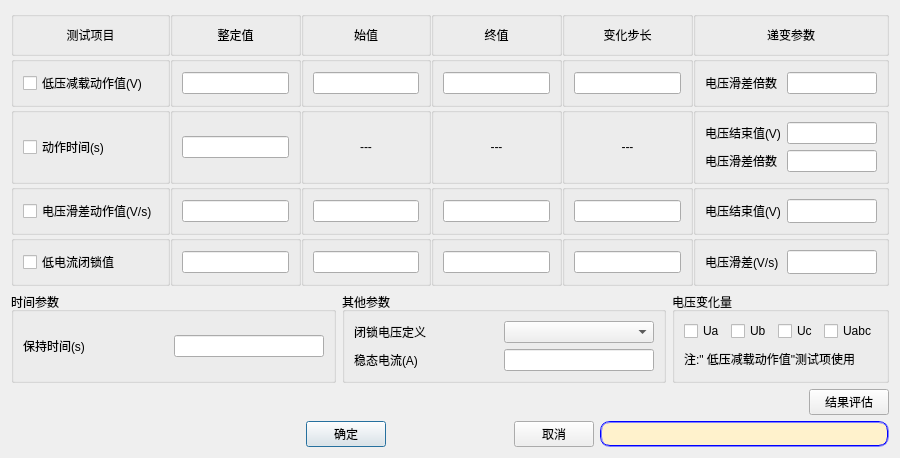
<?xml version="1.0" encoding="UTF-8"?>
<ui version="4.0">
 <class>QLowVolAddMultDlg</class>
 <widget class="QDialog" name="QLowVolAddMultDlg">
  <property name="geometry">
   <rect>
    <x>0</x>
    <y>0</y>
    <width>900</width>
    <height>394</height>
   </rect>
  </property>
  <property name="windowTitle">
   <string>添加系列</string>
  </property>
  <layout class="QGridLayout" name="gridLayout_7" rowstretch="0,0,0,0" columnstretch="1,1,1">
   <item row="0" column="0" colspan="3">
    <layout class="QGridLayout" name="gridLayout_6">
     <property name="spacing">
      <number>0</number>
     </property>
     <item row="0" column="0">
      <widget class="QGroupBox" name="groupBox_5">
       <property name="title">
        <string/>
       </property>
       <layout class="QVBoxLayout" name="verticalLayout_4">
        <item>
         <widget class="QLabel" name="m_LabTestItem">
          <property name="font">
           <font>
            <pointsize>9</pointsize>
           </font>
          </property>
          <property name="text">
           <string>测试项目</string>
          </property>
          <property name="alignment">
           <set>Qt::AlignCenter</set>
          </property>
         </widget>
        </item>
       </layout>
      </widget>
     </item>
     <item row="0" column="1">
      <widget class="QGroupBox" name="groupBox_10">
       <property name="title">
        <string/>
       </property>
       <layout class="QVBoxLayout" name="verticalLayout_13">
        <item>
         <widget class="QLabel" name="m_LabSetValue">
          <property name="font">
           <font>
            <pointsize>9</pointsize>
           </font>
          </property>
          <property name="text">
           <string>整定值</string>
          </property>
          <property name="alignment">
           <set>Qt::AlignCenter</set>
          </property>
         </widget>
        </item>
       </layout>
      </widget>
     </item>
     <item row="0" column="2">
      <widget class="QGroupBox" name="m_groupBox3">
       <property name="font">
        <font>
         <pointsize>13</pointsize>
        </font>
       </property>
       <property name="title">
        <string/>
       </property>
       <layout class="QVBoxLayout" name="verticalLayout_18">
        <item>
         <widget class="QLabel" name="m_LabStart">
          <property name="font">
           <font>
            <pointsize>9</pointsize>
           </font>
          </property>
          <property name="text">
           <string>始值</string>
          </property>
          <property name="alignment">
           <set>Qt::AlignCenter</set>
          </property>
         </widget>
        </item>
       </layout>
      </widget>
     </item>
     <item row="0" column="3">
      <widget class="QGroupBox" name="m_groupBox4">
       <property name="font">
        <font>
         <pointsize>13</pointsize>
        </font>
       </property>
       <property name="title">
        <string/>
       </property>
       <layout class="QVBoxLayout" name="verticalLayout_23">
        <item>
         <widget class="QLabel" name="m_LabEnd">
          <property name="font">
           <font>
            <pointsize>9</pointsize>
           </font>
          </property>
          <property name="text">
           <string>终值</string>
          </property>
          <property name="alignment">
           <set>Qt::AlignCenter</set>
          </property>
         </widget>
        </item>
       </layout>
      </widget>
     </item>
     <item row="0" column="4">
      <widget class="QGroupBox" name="m_groupBox5">
       <property name="font">
        <font>
         <pointsize>13</pointsize>
        </font>
       </property>
       <property name="title">
        <string/>
       </property>
       <layout class="QVBoxLayout" name="verticalLayout_28">
        <item>
         <widget class="QLabel" name="m_LabStep">
          <property name="font">
           <font>
            <pointsize>9</pointsize>
           </font>
          </property>
          <property name="text">
           <string>变化步长</string>
          </property>
          <property name="alignment">
           <set>Qt::AlignCenter</set>
          </property>
         </widget>
        </item>
       </layout>
      </widget>
     </item>
     <item row="0" column="5" colspan="2">
      <widget class="QGroupBox" name="groupBox_11">
       <property name="title">
        <string/>
       </property>
       <layout class="QVBoxLayout" name="verticalLayout_32">
        <item>
         <widget class="QLabel" name="m_LabParas">
          <property name="font">
           <font>
            <pointsize>9</pointsize>
           </font>
          </property>
          <property name="text">
           <string>递变参数</string>
          </property>
          <property name="alignment">
           <set>Qt::AlignCenter</set>
          </property>
         </widget>
        </item>
       </layout>
      </widget>
     </item>
     <item row="1" column="0">
      <widget class="QGroupBox" name="groupBox">
       <property name="title">
        <string/>
       </property>
       <layout class="QVBoxLayout" name="verticalLayout_5">
        <item>
         <widget class="QSttCheckBox" name="m_TripVolCheck">
          <property name="font">
           <font>
            <pointsize>9</pointsize>
           </font>
          </property>
          <property name="layoutDirection">
           <enum>Qt::LeftToRight</enum>
          </property>
          <property name="text">
           <string>低压减载动作值(V)</string>
          </property>
         </widget>
        </item>
       </layout>
      </widget>
     </item>
     <item row="1" column="1">
      <widget class="QGroupBox" name="groupBox_6">
       <property name="title">
        <string/>
       </property>
       <layout class="QVBoxLayout" name="verticalLayout_12">
        <item>
         <widget class="QSettingLineEdit" name="m_EditUAct">
          <property name="font">
           <font>
            <pointsize>9</pointsize>
           </font>
          </property>
          <property name="alignment">
           <set>Qt::AlignCenter</set>
          </property>
         </widget>
        </item>
       </layout>
      </widget>
     </item>
     <item row="1" column="2">
      <widget class="QGroupBox" name="m_groupBox3_2">
       <property name="font">
        <font>
         <pointsize>13</pointsize>
        </font>
       </property>
       <property name="title">
        <string/>
       </property>
       <layout class="QVBoxLayout" name="verticalLayout_17">
        <item>
         <widget class="QSettingLineEdit" name="m_EditVstart">
          <property name="font">
           <font>
            <pointsize>9</pointsize>
           </font>
          </property>
          <property name="alignment">
           <set>Qt::AlignCenter</set>
          </property>
         </widget>
        </item>
       </layout>
      </widget>
     </item>
     <item row="1" column="3">
      <widget class="QGroupBox" name="m_groupBox4_2">
       <property name="font">
        <font>
         <pointsize>13</pointsize>
        </font>
       </property>
       <property name="title">
        <string/>
       </property>
       <layout class="QVBoxLayout" name="verticalLayout_22">
        <item>
         <widget class="QSettingLineEdit" name="m_EditVend">
          <property name="font">
           <font>
            <pointsize>9</pointsize>
           </font>
          </property>
          <property name="alignment">
           <set>Qt::AlignCenter</set>
          </property>
         </widget>
        </item>
       </layout>
      </widget>
     </item>
     <item row="1" column="4">
      <widget class="QGroupBox" name="m_groupBox5_2">
       <property name="font">
        <font>
         <pointsize>13</pointsize>
        </font>
       </property>
       <property name="title">
        <string/>
       </property>
       <layout class="QVBoxLayout" name="verticalLayout_27">
        <item>
         <widget class="QSettingLineEdit" name="m_EditVstep">
          <property name="font">
           <font>
            <pointsize>9</pointsize>
           </font>
          </property>
          <property name="alignment">
           <set>Qt::AlignCenter</set>
          </property>
         </widget>
        </item>
       </layout>
      </widget>
     </item>
     <item row="2" column="0">
      <widget class="QGroupBox" name="groupBox_2">
       <property name="title">
        <string/>
       </property>
       <layout class="QVBoxLayout" name="verticalLayout_6">
        <item>
         <widget class="QSttCheckBox" name="m_UActTimeCheck">
          <property name="maximumSize">
           <size>
            <width>16777215</width>
            <height>100</height>
           </size>
          </property>
          <property name="font">
           <font>
            <pointsize>9</pointsize>
           </font>
          </property>
          <property name="text">
           <string>动作时间(s)</string>
          </property>
         </widget>
        </item>
       </layout>
      </widget>
     </item>
     <item row="2" column="1">
      <widget class="QGroupBox" name="groupBox_7">
       <property name="title">
        <string/>
       </property>
       <layout class="QVBoxLayout" name="verticalLayout_11">
        <item>
         <widget class="QSettingLineEdit" name="m_EditUActTime">
          <property name="maximumSize">
           <size>
            <width>16777215</width>
            <height>16777215</height>
           </size>
          </property>
          <property name="font">
           <font>
            <pointsize>9</pointsize>
           </font>
          </property>
          <property name="alignment">
           <set>Qt::AlignCenter</set>
          </property>
         </widget>
        </item>
       </layout>
      </widget>
     </item>
     <item row="2" column="2">
      <widget class="QGroupBox" name="m_groupBox3_3">
       <property name="font">
        <font>
         <pointsize>13</pointsize>
        </font>
       </property>
       <property name="title">
        <string/>
       </property>
       <layout class="QVBoxLayout" name="verticalLayout_16">
        <item>
         <widget class="QLabel" name="m_Lab1">
          <property name="font">
           <font>
            <pointsize>9</pointsize>
           </font>
          </property>
          <property name="text">
           <string>---</string>
          </property>
          <property name="alignment">
           <set>Qt::AlignCenter</set>
          </property>
         </widget>
        </item>
       </layout>
      </widget>
     </item>
     <item row="2" column="3">
      <widget class="QGroupBox" name="m_groupBox4_3">
       <property name="font">
        <font>
         <pointsize>13</pointsize>
        </font>
       </property>
       <property name="title">
        <string/>
       </property>
       <layout class="QVBoxLayout" name="verticalLayout_21">
        <item>
         <widget class="QLabel" name="m_Lab2">
          <property name="font">
           <font>
            <pointsize>9</pointsize>
           </font>
          </property>
          <property name="text">
           <string>---</string>
          </property>
          <property name="alignment">
           <set>Qt::AlignCenter</set>
          </property>
         </widget>
        </item>
       </layout>
      </widget>
     </item>
     <item row="2" column="4">
      <widget class="QGroupBox" name="m_groupBox5_3">
       <property name="font">
        <font>
         <pointsize>13</pointsize>
        </font>
       </property>
       <property name="title">
        <string/>
       </property>
       <layout class="QVBoxLayout" name="verticalLayout_26">
        <item>
         <widget class="QLabel" name="m_Lab3">
          <property name="font">
           <font>
            <pointsize>9</pointsize>
           </font>
          </property>
          <property name="text">
           <string>---</string>
          </property>
          <property name="alignment">
           <set>Qt::AlignCenter</set>
          </property>
         </widget>
        </item>
       </layout>
      </widget>
     </item>
     <item row="2" column="5" colspan="2">
      <widget class="QGroupBox" name="groupBox_15">
       <property name="title">
        <string/>
       </property>
       <layout class="QGridLayout" name="gridLayout_5">
        <item row="0" column="0">
         <widget class="QLabel" name="m_LabVend2">
          <property name="font">
           <font>
            <pointsize>9</pointsize>
           </font>
          </property>
          <property name="text">
           <string>电压结束值(V)</string>
          </property>
         </widget>
        </item>
        <item row="0" column="1">
         <widget class="QLineEdit" name="m_EditVend1">
          <property name="minimumSize">
           <size>
            <width>90</width>
            <height>0</height>
           </size>
          </property>
          <property name="maximumSize">
           <size>
            <width>90</width>
            <height>16777215</height>
           </size>
          </property>
          <property name="font">
           <font>
            <pointsize>9</pointsize>
           </font>
          </property>
         </widget>
        </item>
        <item row="1" column="1">
         <widget class="QLineEdit" name="m_Editdvdt1Rate">
          <property name="minimumSize">
           <size>
            <width>90</width>
            <height>0</height>
           </size>
          </property>
          <property name="maximumSize">
           <size>
            <width>90</width>
            <height>16777215</height>
           </size>
          </property>
          <property name="font">
           <font>
            <pointsize>9</pointsize>
           </font>
          </property>
         </widget>
        </item>
        <item row="1" column="0">
         <widget class="QLabel" name="m_Labdvdt1Rate">
          <property name="font">
           <font>
            <pointsize>9</pointsize>
           </font>
          </property>
          <property name="text">
           <string>电压滑差倍数</string>
          </property>
         </widget>
        </item>
       </layout>
      </widget>
     </item>
     <item row="3" column="0">
      <widget class="QGroupBox" name="groupBox_3">
       <property name="title">
        <string/>
       </property>
       <layout class="QVBoxLayout" name="verticalLayout_7">
        <item>
         <widget class="QSttCheckBox" name="m_DvdtCloseCheck">
          <property name="font">
           <font>
            <pointsize>9</pointsize>
           </font>
          </property>
          <property name="text">
           <string>电压滑差动作值(V/s)</string>
          </property>
         </widget>
        </item>
       </layout>
      </widget>
     </item>
     <item row="3" column="1">
      <widget class="QGroupBox" name="groupBox_8">
       <property name="title">
        <string/>
       </property>
       <layout class="QVBoxLayout" name="verticalLayout_10">
        <item>
         <widget class="QSettingLineEdit" name="m_EditDvdtClose">
          <property name="font">
           <font>
            <pointsize>9</pointsize>
           </font>
          </property>
          <property name="alignment">
           <set>Qt::AlignCenter</set>
          </property>
         </widget>
        </item>
       </layout>
      </widget>
     </item>
     <item row="3" column="2">
      <widget class="QGroupBox" name="m_groupBox3_4">
       <property name="font">
        <font>
         <pointsize>13</pointsize>
        </font>
       </property>
       <property name="title">
        <string/>
       </property>
       <layout class="QVBoxLayout" name="verticalLayout_15">
        <item>
         <widget class="QSettingLineEdit" name="m_EditBeginVal">
          <property name="font">
           <font>
            <pointsize>9</pointsize>
           </font>
          </property>
          <property name="alignment">
           <set>Qt::AlignCenter</set>
          </property>
         </widget>
        </item>
       </layout>
      </widget>
     </item>
     <item row="3" column="3">
      <widget class="QGroupBox" name="m_groupBox4_4">
       <property name="font">
        <font>
         <pointsize>13</pointsize>
        </font>
       </property>
       <property name="title">
        <string/>
       </property>
       <layout class="QVBoxLayout" name="verticalLayout_20">
        <item>
         <widget class="QSettingLineEdit" name="m_EditEndVal">
          <property name="font">
           <font>
            <pointsize>9</pointsize>
           </font>
          </property>
          <property name="alignment">
           <set>Qt::AlignCenter</set>
          </property>
         </widget>
        </item>
       </layout>
      </widget>
     </item>
     <item row="3" column="4">
      <widget class="QGroupBox" name="m_groupBox5_5">
       <property name="font">
        <font>
         <pointsize>13</pointsize>
        </font>
       </property>
       <property name="title">
        <string/>
       </property>
       <layout class="QVBoxLayout" name="verticalLayout_25">
        <item>
         <widget class="QSettingLineEdit" name="m_EditStep">
          <property name="font">
           <font>
            <pointsize>9</pointsize>
           </font>
          </property>
         </widget>
        </item>
       </layout>
      </widget>
     </item>
     <item row="4" column="0">
      <widget class="QGroupBox" name="groupBox_4">
       <property name="title">
        <string/>
       </property>
       <layout class="QVBoxLayout" name="verticalLayout_8">
        <item>
         <widget class="QSttCheckBox" name="m_IAtresiacheck">
          <property name="font">
           <font>
            <pointsize>9</pointsize>
           </font>
          </property>
          <property name="text">
           <string>低电流闭锁值</string>
          </property>
         </widget>
        </item>
       </layout>
      </widget>
     </item>
     <item row="4" column="1">
      <widget class="QGroupBox" name="groupBox_9">
       <property name="title">
        <string/>
       </property>
       <layout class="QVBoxLayout" name="verticalLayout_9">
        <item>
         <widget class="QSettingLineEdit" name="m_EditIAtresiaValue">
          <property name="font">
           <font>
            <pointsize>9</pointsize>
           </font>
          </property>
          <property name="alignment">
           <set>Qt::AlignCenter</set>
          </property>
         </widget>
        </item>
       </layout>
      </widget>
     </item>
     <item row="4" column="2">
      <widget class="QGroupBox" name="m_groupBox3_5">
       <property name="font">
        <font>
         <pointsize>13</pointsize>
        </font>
       </property>
       <property name="title">
        <string/>
       </property>
       <layout class="QVBoxLayout" name="verticalLayout_14">
        <item>
         <widget class="QSettingLineEdit" name="m_EditIAtresiaStart">
          <property name="font">
           <font>
            <pointsize>9</pointsize>
           </font>
          </property>
          <property name="alignment">
           <set>Qt::AlignCenter</set>
          </property>
         </widget>
        </item>
       </layout>
      </widget>
     </item>
     <item row="4" column="3">
      <widget class="QGroupBox" name="m_groupBox4_5">
       <property name="font">
        <font>
         <pointsize>13</pointsize>
        </font>
       </property>
       <property name="title">
        <string/>
       </property>
       <layout class="QVBoxLayout" name="verticalLayout_19">
        <item>
         <widget class="QSettingLineEdit" name="m_EditIAtresiaEnd">
          <property name="font">
           <font>
            <pointsize>9</pointsize>
           </font>
          </property>
          <property name="alignment">
           <set>Qt::AlignCenter</set>
          </property>
         </widget>
        </item>
       </layout>
      </widget>
     </item>
     <item row="1" column="5" colspan="2">
      <widget class="QGroupBox" name="groupBox_12">
       <property name="title">
        <string/>
       </property>
       <layout class="QVBoxLayout" name="verticalLayout_31">
        <item>
         <layout class="QHBoxLayout" name="horizontalLayout_7">
          <item>
           <widget class="QLabel" name="m_LabdvdtRate">
            <property name="font">
             <font>
              <pointsize>9</pointsize>
             </font>
            </property>
            <property name="text">
             <string>电压滑差倍数</string>
            </property>
           </widget>
          </item>
          <item>
           <widget class="QLineEdit" name="m_EditdvdtRate">
            <property name="minimumSize">
             <size>
              <width>90</width>
              <height>0</height>
             </size>
            </property>
            <property name="maximumSize">
             <size>
              <width>90</width>
              <height>16777215</height>
             </size>
            </property>
            <property name="font">
             <font>
              <pointsize>9</pointsize>
             </font>
            </property>
           </widget>
          </item>
         </layout>
        </item>
       </layout>
      </widget>
     </item>
     <item row="3" column="5" colspan="2">
      <widget class="QGroupBox" name="groupBox_13">
       <property name="title">
        <string/>
       </property>
       <layout class="QVBoxLayout" name="verticalLayout_30">
        <item>
         <layout class="QHBoxLayout" name="horizontalLayout_2">
          <item>
           <widget class="QLabel" name="m_LabVend1">
            <property name="font">
             <font>
              <pointsize>9</pointsize>
             </font>
            </property>
            <property name="text">
             <string>电压结束值(V)</string>
            </property>
           </widget>
          </item>
          <item>
           <widget class="QLineEdit" name="m_EditVend2">
            <property name="minimumSize">
             <size>
              <width>90</width>
              <height>0</height>
             </size>
            </property>
            <property name="maximumSize">
             <size>
              <width>90</width>
              <height>100</height>
             </size>
            </property>
            <property name="font">
             <font>
              <pointsize>9</pointsize>
             </font>
            </property>
           </widget>
          </item>
         </layout>
        </item>
       </layout>
      </widget>
     </item>
     <item row="4" column="4">
      <widget class="QGroupBox" name="m_groupBox5_4">
       <property name="font">
        <font>
         <pointsize>13</pointsize>
        </font>
       </property>
       <property name="title">
        <string/>
       </property>
       <layout class="QVBoxLayout" name="verticalLayout_24">
        <item>
         <widget class="QSettingLineEdit" name="m_EditIAtresiaStep">
          <property name="font">
           <font>
            <pointsize>9</pointsize>
           </font>
          </property>
         </widget>
        </item>
       </layout>
      </widget>
     </item>
     <item row="4" column="5" colspan="2">
      <widget class="QGroupBox" name="groupBox_16">
       <property name="title">
        <string/>
       </property>
       <layout class="QVBoxLayout" name="verticalLayout_29">
        <item>
         <layout class="QHBoxLayout" name="horizontalLayout">
          <item>
           <widget class="QLabel" name="m_LabVend3">
            <property name="font">
             <font>
              <pointsize>9</pointsize>
             </font>
            </property>
            <property name="text">
             <string>电压滑差(V/s)</string>
            </property>
           </widget>
          </item>
          <item>
           <widget class="QLineEdit" name="m_EditIAtresiaVend2">
            <property name="minimumSize">
             <size>
              <width>90</width>
              <height>0</height>
             </size>
            </property>
            <property name="maximumSize">
             <size>
              <width>90</width>
              <height>100</height>
             </size>
            </property>
            <property name="font">
             <font>
              <pointsize>9</pointsize>
             </font>
            </property>
           </widget>
          </item>
         </layout>
        </item>
       </layout>
      </widget>
     </item>
    </layout>
   </item>
   <item row="3" column="1">
    <layout class="QHBoxLayout" name="horizontalLayout_6">
     <item>
      <widget class="QPushButton" name="m_BtnOk">
       <property name="maximumSize">
        <size>
         <width>150</width>
         <height>16777215</height>
        </size>
       </property>
       <property name="font">
        <font>
         <pointsize>9</pointsize>
        </font>
       </property>
       <property name="text">
        <string>确定</string>
       </property>
      </widget>
     </item>
     <item>
      <spacer name="horizontalSpacer_3">
       <property name="orientation">
        <enum>Qt::Horizontal</enum>
       </property>
       <property name="sizeType">
        <enum>QSizePolicy::Preferred</enum>
       </property>
       <property name="sizeHint" stdset="0">
        <size>
         <width>343</width>
         <height>20</height>
        </size>
       </property>
      </spacer>
     </item>
     <item>
      <widget class="QPushButton" name="m_BtnExit">
       <property name="maximumSize">
        <size>
         <width>150</width>
         <height>16777215</height>
        </size>
       </property>
       <property name="font">
        <font>
         <pointsize>9</pointsize>
        </font>
       </property>
       <property name="text">
        <string>取消</string>
       </property>
      </widget>
     </item>
    </layout>
   </item>
   <item row="2" column="0" colspan="3">
    <layout class="QHBoxLayout" name="horizontalLayout_5">
     <item>
      <spacer name="horizontalSpacer">
       <property name="orientation">
        <enum>Qt::Horizontal</enum>
       </property>
       <property name="sizeHint" stdset="0">
        <size>
         <width>40</width>
         <height>20</height>
        </size>
       </property>
      </spacer>
     </item>
     <item>
      <widget class="QPushButton" name="m_BtnResultAssess">
       <property name="maximumSize">
        <size>
         <width>150</width>
         <height>16777215</height>
        </size>
       </property>
       <property name="font">
        <font>
         <pointsize>9</pointsize>
        </font>
       </property>
       <property name="text">
        <string>结果评估</string>
       </property>
      </widget>
     </item>
    </layout>
   </item>
   <item row="1" column="0" colspan="3">
    <layout class="QHBoxLayout" name="horizontalLayout_4">
     <item>
      <widget class="QGroupBox" name="m_groupBox7_3">
       <property name="font">
        <font>
         <pointsize>9</pointsize>
        </font>
       </property>
       <property name="title">
        <string>时间参数</string>
       </property>
       <layout class="QGridLayout" name="gridLayout_4">
        <item row="0" column="0">
         <layout class="QGridLayout" name="gridLayout_2">
          <item row="0" column="0">
           <widget class="QLabel" name="m_LabHoldTime">
            <property name="maximumSize">
             <size>
              <width>1677215</width>
              <height>16777215</height>
             </size>
            </property>
            <property name="font">
             <font>
              <pointsize>9</pointsize>
             </font>
            </property>
            <property name="text">
             <string>保持时间(s)</string>
            </property>
           </widget>
          </item>
          <item row="0" column="1">
           <widget class="QLineEdit" name="m_EditHoldTime">
            <property name="maximumSize">
             <size>
              <width>150</width>
              <height>16777215</height>
             </size>
            </property>
            <property name="font">
             <font>
              <pointsize>9</pointsize>
             </font>
            </property>
           </widget>
          </item>
         </layout>
        </item>
       </layout>
      </widget>
     </item>
     <item>
      <widget class="QGroupBox" name="m_groupBox8">
       <property name="font">
        <font>
         <pointsize>9</pointsize>
        </font>
       </property>
       <property name="title">
        <string>其他参数</string>
       </property>
       <layout class="QGridLayout" name="gridLayout_3">
        <item row="0" column="0">
         <layout class="QGridLayout" name="gridLayout">
          <item row="0" column="0" colspan="2">
           <widget class="QLabel" name="m_LabUSetMode">
            <property name="font">
             <font>
              <pointsize>9</pointsize>
             </font>
            </property>
            <property name="text">
             <string>闭锁电压定义</string>
            </property>
           </widget>
          </item>
          <item row="0" column="2">
           <widget class="QComboBox" name="m_CmbUSetMode">
            <property name="sizePolicy">
             <sizepolicy hsizetype="Expanding" vsizetype="Fixed">
              <horstretch>0</horstretch>
              <verstretch>0</verstretch>
             </sizepolicy>
            </property>
            <property name="maximumSize">
             <size>
              <width>150</width>
              <height>16777215</height>
             </size>
            </property>
            <property name="font">
             <font>
              <pointsize>9</pointsize>
             </font>
            </property>
            <property name="mouseTracking">
             <bool>true</bool>
            </property>
            <property name="acceptDrops">
             <bool>true</bool>
            </property>
           </widget>
          </item>
          <item row="1" column="0" colspan="2">
           <widget class="QLabel" name="m_LabIPreTime">
            <property name="font">
             <font>
              <pointsize>9</pointsize>
             </font>
            </property>
            <property name="text">
             <string>稳态电流(A)</string>
            </property>
           </widget>
          </item>
          <item row="1" column="2">
           <widget class="QLineEdit" name="m_EditIPreTime">
            <property name="maximumSize">
             <size>
              <width>150</width>
              <height>16777215</height>
             </size>
            </property>
            <property name="font">
             <font>
              <pointsize>9</pointsize>
             </font>
            </property>
           </widget>
          </item>
         </layout>
        </item>
       </layout>
      </widget>
     </item>
     <item>
      <widget class="QGroupBox" name="m_groupBox9">
       <property name="font">
        <font>
         <pointsize>9</pointsize>
        </font>
       </property>
       <property name="title">
        <string>电压变化量</string>
       </property>
       <layout class="QVBoxLayout" name="verticalLayout_2">
        <item>
         <layout class="QVBoxLayout" name="verticalLayout">
          <item>
           <layout class="QHBoxLayout" name="horizontalLayout_3">
            <item>
             <widget class="QSttCheckBox" name="m_UaCheck">
              <property name="font">
               <font>
                <pointsize>9</pointsize>
               </font>
              </property>
              <property name="layoutDirection">
               <enum>Qt::LeftToRight</enum>
              </property>
              <property name="text">
               <string>Ua</string>
              </property>
             </widget>
            </item>
            <item>
             <widget class="QSttCheckBox" name="m_UbCheck">
              <property name="font">
               <font>
                <pointsize>9</pointsize>
               </font>
              </property>
              <property name="layoutDirection">
               <enum>Qt::LeftToRight</enum>
              </property>
              <property name="text">
               <string>Ub</string>
              </property>
             </widget>
            </item>
            <item>
             <widget class="QSttCheckBox" name="m_UcCheck">
              <property name="font">
               <font>
                <pointsize>9</pointsize>
               </font>
              </property>
              <property name="layoutDirection">
               <enum>Qt::LeftToRight</enum>
              </property>
              <property name="text">
               <string>Uc</string>
              </property>
             </widget>
            </item>
            <item>
             <widget class="QSttCheckBox" name="m_UabcCheck">
              <property name="font">
               <font>
                <pointsize>9</pointsize>
               </font>
              </property>
              <property name="layoutDirection">
               <enum>Qt::LeftToRight</enum>
              </property>
              <property name="text">
               <string>Uabc</string>
              </property>
             </widget>
            </item>
           </layout>
          </item>
          <item>
           <widget class="QLabel" name="m_LabExegesis">
            <property name="font">
             <font>
              <pointsize>9</pointsize>
             </font>
            </property>
            <property name="text">
             <string>注:&quot; 低压减载动作值&quot;测试项使用</string>
            </property>
           </widget>
          </item>
         </layout>
        </item>
       </layout>
      </widget>
     </item>
    </layout>
   </item>
   <item row="3" column="0">
    <spacer name="horizontalSpacer_2">
     <property name="orientation">
      <enum>Qt::Horizontal</enum>
     </property>
     <property name="sizeType">
      <enum>QSizePolicy::Preferred</enum>
     </property>
     <property name="sizeHint" stdset="0">
      <size>
       <width>345</width>
       <height>20</height>
      </size>
     </property>
    </spacer>
   </item>
   <item row="3" column="2">
    <widget class="QLabel" name="m_labTips">
     <property name="sizePolicy">
      <sizepolicy hsizetype="Expanding" vsizetype="Preferred">
       <horstretch>0</horstretch>
       <verstretch>0</verstretch>
      </sizepolicy>
     </property>
     <property name="minimumSize">
      <size>
       <width>0</width>
       <height>0</height>
      </size>
     </property>
     <property name="maximumSize">
      <size>
       <width>16777215</width>
       <height>16777215</height>
      </size>
     </property>
     <property name="font">
      <font>
       <pointsize>9</pointsize>
      </font>
     </property>
     <property name="styleSheet">
      <string notr="true">QLabel{border:2px groove rgb(0,0,255);border-radius:10px;background-color: rgb(255,242,204)}</string>
     </property>
     <property name="text">
      <string/>
     </property>
     <property name="wordWrap">
      <bool>true</bool>
     </property>
    </widget>
   </item>
  </layout>
 </widget>
 <customwidgets>
  <customwidget>
   <class>QSettingLineEdit</class>
   <extends>QLineEdit</extends>
   <header>../../UI/Controls/SettingCtrls/qsettinglineedit.h</header>
  </customwidget>
  <customwidget>
   <class>QSttCheckBox</class>
   <extends>QCheckBox</extends>
   <header>../../UI/Controls/SttCheckBox.h</header>
  </customwidget>
 </customwidgets>
 <resources/>
 <connections/>
</ui>
